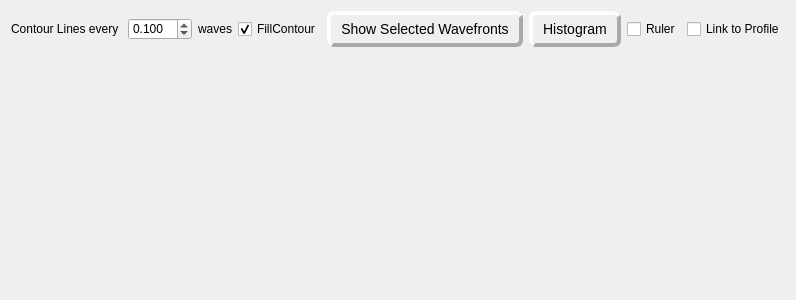
<?xml version="1.0" encoding="UTF-8"?>
<ui version="4.0">
 <class>contourView</class>
 <widget class="QWidget" name="contourView">
  <property name="geometry">
   <rect>
    <x>0</x>
    <y>0</y>
    <width>695</width>
    <height>300</height>
   </rect>
  </property>
  <property name="windowTitle">
   <string>Form</string>
  </property>
  <property name="styleSheet">
   <string notr="true"> QPushButton{ border-style: outset;
                        border-width: 4px;
                        border-radius: 7px;
                        border-color: darkgray;
                        font: normal 12px;
                           padding: 2px; }</string>
  </property>
  <layout class="QVBoxLayout" name="verticalLayout">
   <item>
    <layout class="QHBoxLayout" name="horizontalLayout">
     <item>
      <widget class="QLabel" name="label">
       <property name="text">
        <string>Contour Lines every </string>
       </property>
      </widget>
     </item>
     <item>
      <widget class="QDoubleSpinBox" name="doubleSpinBox">
       <property name="toolTip">
        <string>&lt;html&gt;&lt;head/&gt;&lt;body&gt;&lt;p&gt;Select spacing in waves of conatour lines.  Set t0 0 for no contour lines.&lt;/p&gt;&lt;/body&gt;&lt;/html&gt;</string>
       </property>
       <property name="decimals">
        <number>3</number>
       </property>
       <property name="minimum">
        <double>0.000000000000000</double>
       </property>
       <property name="singleStep">
        <double>0.010000000000000</double>
       </property>
       <property name="value">
        <double>0.100000000000000</double>
       </property>
      </widget>
     </item>
     <item>
      <widget class="QLabel" name="label_2">
       <property name="text">
        <string>waves</string>
       </property>
      </widget>
     </item>
     <item>
      <widget class="QCheckBox" name="fillContourCB">
       <property name="text">
        <string>FillContour</string>
       </property>
       <property name="checked">
        <bool>true</bool>
       </property>
      </widget>
     </item>
     <item>
      <widget class="QPushButton" name="pushButton">
       <property name="minimumSize">
        <size>
         <width>0</width>
         <height>36</height>
        </size>
       </property>
       <property name="styleSheet">
        <string notr="true">font: normal 14px; padding: 2px 10px;</string>
       </property>
       <property name="toolTip">
        <string>Show all selected wavefronts</string>
       </property>
       <property name="text">
        <string>Show Selected Wavefronts</string>
       </property>
      </widget>
     </item>
     <item>
      <widget class="QPushButton" name="histogram">
       <property name="minimumSize">
        <size>
         <width>0</width>
         <height>36</height>
        </size>
       </property>
       <property name="styleSheet">
        <string notr="true">font: normal 14px; padding: 2px 10px;</string>
       </property>
       <property name="text">
        <string>Histogram</string>
       </property>
      </widget>
     </item>
     <item>
      <widget class="QCheckBox" name="showRuler">
       <property name="text">
        <string>Ruler</string>
       </property>
      </widget>
     </item>
     <item>
      <widget class="QCheckBox" name="LinkProfileCB">
       <property name="text">
        <string>Link to Profile</string>
       </property>
      </widget>
     </item>
     <item>
      <spacer name="horizontalSpacer">
       <property name="orientation">
        <enum>Qt::Horizontal</enum>
       </property>
       <property name="sizeHint" stdset="0">
        <size>
         <width>40</width>
         <height>20</height>
        </size>
       </property>
      </spacer>
     </item>
    </layout>
   </item>
   <item>
    <widget class="ContourPlot" name="widget" native="true">
     <property name="sizePolicy">
      <sizepolicy hsizetype="Preferred" vsizetype="Preferred">
       <horstretch>0</horstretch>
       <verstretch>10</verstretch>
      </sizepolicy>
     </property>
    </widget>
   </item>
  </layout>
 </widget>
 <customwidgets>
  <customwidget>
   <class>ContourPlot</class>
   <extends>QWidget</extends>
   <header>contourplot.h</header>
   <container>1</container>
  </customwidget>
 </customwidgets>
 <resources/>
 <connections/>
</ui>
